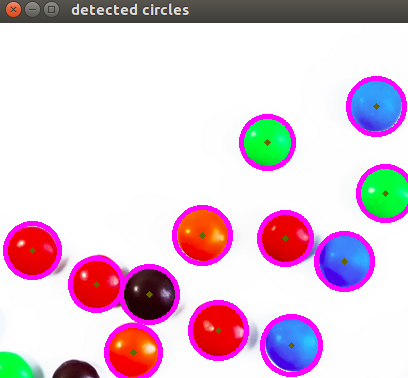
//> input picture cpp_opencv/data/circle.png, 408 x 378 px
$ ./houghcircles   (built with g++ and OpenCV 4)
//> lines starting //> are read from the running program, lines starting //| are printed output that depends on the picture; after the words box and inside, x2 and y2 are one past the last pixel; in counts of white or black regions, pixels touching at a corner belong together
/**
 * @file houghcircles.cpp
 * @brief This program demonstrates circle finding with the Hough transform
 */
#include "opencv2/imgcodecs.hpp"
#include "opencv2/highgui.hpp"
#include "opencv2/imgproc.hpp"

using namespace cv;
using namespace std;

int main(int argc, char** argv)
{
    //![load]
    const char* filename = argc >=2 ? argv[1] : "../../data/circle.png";

    // Loads an image
    Mat src = imread( filename, IMREAD_COLOR );
//> src is the input picture: 378 rows x 408 cols, CV_8UC3; mean B, G, R 215.3, 200.1, 223.6

    // Check if image is loaded fine
    if(src.empty()){
        printf(" Error opening image\n");
        printf(" Program Arguments: [image_name -- default %s] \n", filename);
        return -1;
    }
    //![load]

    // 灰度图
    Mat gray;
    cvtColor(src, gray, COLOR_BGR2GRAY);
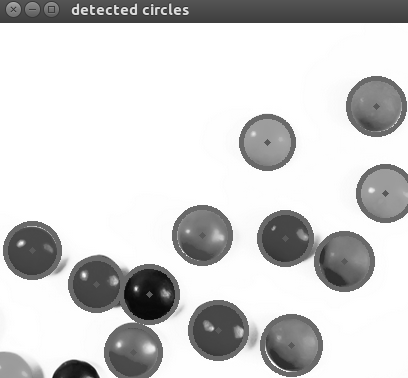
//> gray: 378 rows x 408 cols, CV_8UC1; min 5, max 255, mean 208.9
    //![convert_to_gray]

    // 中值滤波
    medianBlur(gray, gray, 5);
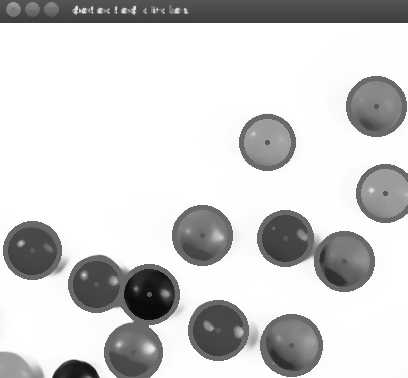
//> gray: 378 rows x 408 cols, CV_8UC1; 19.25% of pixels changed, all inside (x1, y1, x2, y2) = (0, 1, 408, 378)
    //![reduce_noise]

    // 霍夫变换检测圆
    vector<Vec3f> circles;
    HoughCircles(gray, circles, HOUGH_GRADIENT, 1,
                 gray.rows/16,  // change this value to detect circles with different distances to each other
                 100, 30, 1, 30 // change the last two parameters
            // (min_radius & max_radius) to detect larger circles
    );
//> circles = 10 circles (x, y, radius): [217.5, 330.5, 25.1], [285.5, 237.5, 23.2], [149.5, 293.5, 24.9], [30.5, 253.5, 26.1], [204.5, 233.5, 27.2], [294.5, 342.5, 27.2], [344.5, 264.5, 27.1], [93.5, 282.5, 26.1], [372.5, 105.5, 27.1], [268.5, 143.5, 21.5]
    //![houghcircles]

    // 画出圆
    for( size_t i = 0; i < circles.size(); i++ )
    {
        Vec3i c = circles[i];
        Point center = Point(c[0], c[1]);
        // circle center
        circle( src, center, 1, Scalar(0,0,0), 3, LINE_AA);
        // circle outline
        int radius = c[2];
        circle( src, center, radius, Scalar(0,0,0), 3, LINE_AA);
    }
//> this loop made 10 passes
//> (center, radius) on passes 1 to 10: (Point(218, 330), 25), (Point(286, 238), 23), (Point(150, 294), 25), (Point(30, 254), 26), (Point(204, 234), 27), (Point(294, 342), 27), (Point(344, 264), 27), (Point(94, 282), 26), (Point(372, 106), 27), (Point(268, 144), 22)
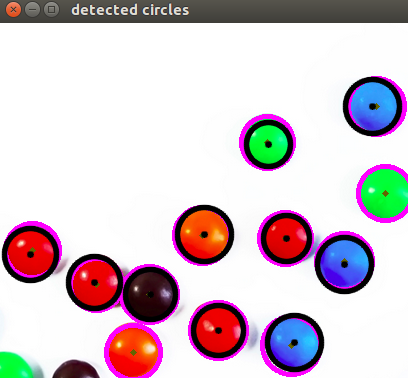
//> src: 378 rows x 408 cols, CV_8UC3; 7.64% of pixels changed, all inside (x1, y1, x2, y2) = (1, 76, 403, 373)
    //![draw]

    //![display]
    imshow("detected circles", src);
    waitKey();
    //![display]

    return 0;
}

$ run again, with cpp_opencv/data/1.png copied over cpp_opencv/data/circle.png
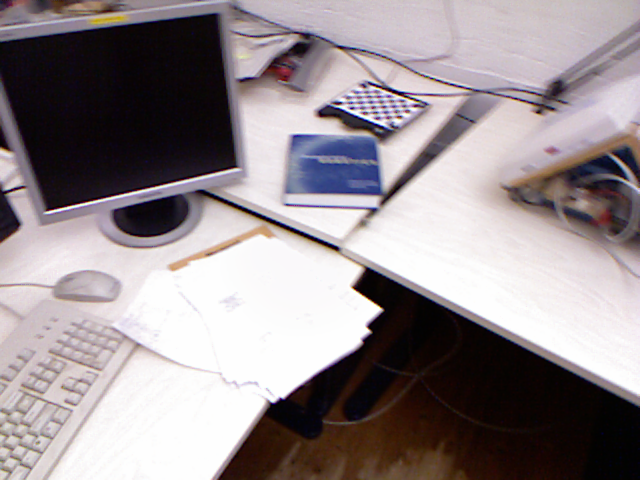
//> input picture cpp_opencv/data/1.png, 640 x 480 px
//> src is the input picture: 480 rows x 640 cols, CV_8UC3; mean B, G, R 143.1, 140, 149
//> `cvtColor(src, gray, COLOR_BGR2GRAY);`:
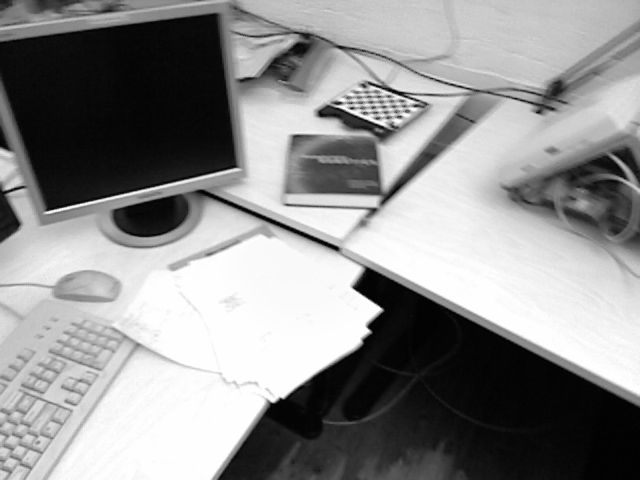
//> gray: 480 rows x 640 cols, CV_8UC1; min 1, max 254, mean 143
//> circles = 2 circles (x, y, radius): [48.5, 428.5, 27.2], [356.5, 113.5, 15.9]
//> the loop `for( size_t i = 0; i < circles.size(); i++ )` made 2 passes
//> (center, radius) on passes 1 to 2: (Point(48, 428), 27), (Point(356, 114), 16)
//> after the loop `for( size_t i = 0; i < circles.size(); i++ )`:
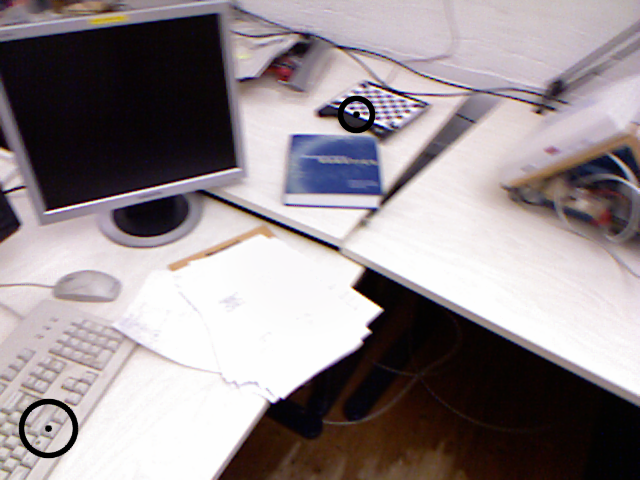
//> src: 480 rows x 640 cols, CV_8UC3; 0.66% of pixels changed, all inside (x1, y1, x2, y2) = (18, 95, 376, 459)

$ run again, with cpp_opencv/data/src.png copied over cpp_opencv/data/circle.png
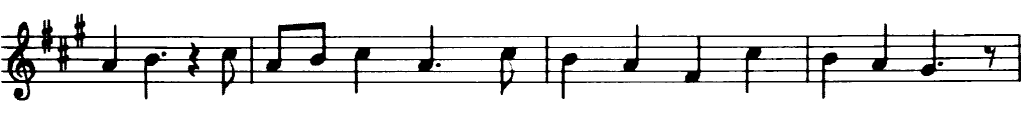
//> input picture cpp_opencv/data/src.png, 1024 x 134 px
//> src is the input picture: 134 rows x 1024 cols, CV_8UC3; min 0, max 255, mean 229.4
//> `medianBlur(gray, gray, 5);`:
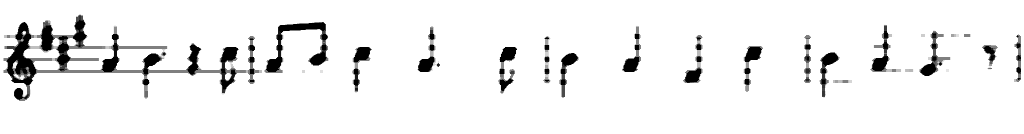
//> gray: 134 rows x 1024 cols, CV_8UC1; min 0, max 255, mean 239.7
//> circles = empty
